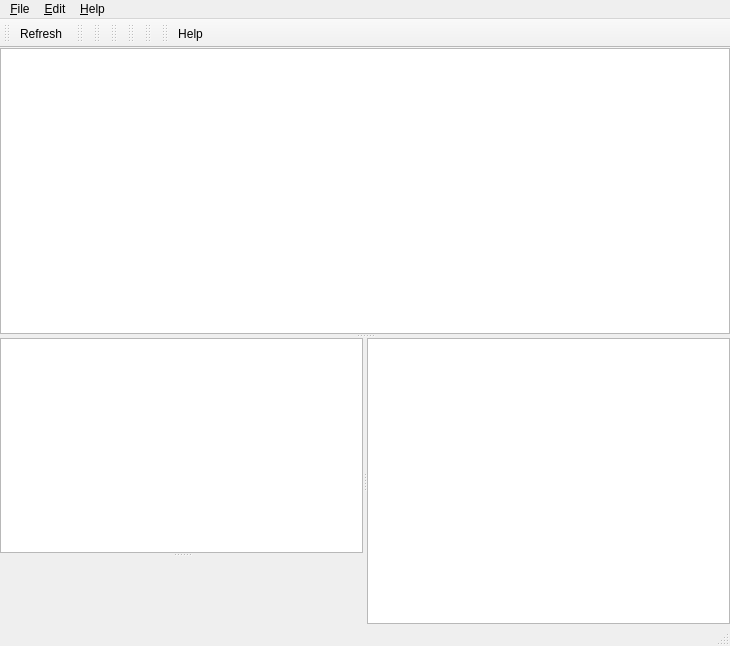
<?xml version="1.0" encoding="UTF-8"?>
<ui version="4.0">
 <class>MainWindow</class>
 <widget class="QMainWindow" name="MainWindow">
  <property name="geometry">
   <rect>
    <x>0</x>
    <y>0</y>
    <width>730</width>
    <height>646</height>
   </rect>
  </property>
  <property name="windowTitle">
   <string>hgview</string>
  </property>
  <widget class="QWidget" name="centralwidget">
   <layout class="QVBoxLayout" name="verticalLayout_3">
    <property name="spacing">
     <number>0</number>
    </property>
    <property name="margin">
     <number>0</number>
    </property>
    <item>
     <widget class="QSplitter" name="splitter_3">
      <property name="orientation">
       <enum>Qt::Vertical</enum>
      </property>
      <widget class="RevisionsTableView" name="tableView_revisions">
       <property name="frameShape">
        <enum>QFrame::StyledPanel</enum>
       </property>
      </widget>
      <widget class="QFrame" name="frame_maincontent">
       <property name="sizePolicy">
        <sizepolicy hsizetype="Preferred" vsizetype="Expanding">
         <horstretch>0</horstretch>
         <verstretch>0</verstretch>
        </sizepolicy>
       </property>
       <property name="frameShape">
        <enum>QFrame::NoFrame</enum>
       </property>
       <property name="frameShadow">
        <enum>QFrame::Plain</enum>
       </property>
       <layout class="QVBoxLayout" name="verticalLayout">
        <property name="margin">
         <number>0</number>
        </property>
        <item>
         <widget class="QSplitter" name="splitter_2">
          <property name="orientation">
           <enum>Qt::Horizontal</enum>
          </property>
          <widget class="QSplitter" name="splitter">
           <property name="orientation">
            <enum>Qt::Vertical</enum>
           </property>
           <widget class="RevisionDescriptionView" name="textview_header">
            <property name="sizePolicy">
             <sizepolicy hsizetype="Expanding" vsizetype="Preferred">
              <horstretch>0</horstretch>
              <verstretch>1</verstretch>
             </sizepolicy>
            </property>
           </widget>
           <widget class="HgFileView" name="textview_status" native="true">
            <property name="sizePolicy">
             <sizepolicy hsizetype="Expanding" vsizetype="Expanding">
              <horstretch>0</horstretch>
              <verstretch>2</verstretch>
             </sizepolicy>
            </property>
           </widget>
          </widget>
          <widget class="HgFileListView" name="tableView_filelist"/>
         </widget>
        </item>
       </layout>
      </widget>
     </widget>
    </item>
   </layout>
  </widget>
  <widget class="QMenuBar" name="menubar">
   <property name="geometry">
    <rect>
     <x>0</x>
     <y>0</y>
     <width>730</width>
     <height>26</height>
    </rect>
   </property>
   <widget class="QMenu" name="menuFile">
    <property name="title">
     <string>&amp;File</string>
    </property>
    <addaction name="actionOpen_repository"/>
    <addaction name="actionRefresh"/>
    <addaction name="separator"/>
    <addaction name="actionQuit"/>
   </widget>
   <widget class="QMenu" name="menuHelp">
    <property name="title">
     <string>&amp;Help</string>
    </property>
    <addaction name="actionAbout"/>
    <addaction name="actionHelp"/>
   </widget>
   <widget class="QMenu" name="menu_Edit">
    <property name="title">
     <string>&amp;Edit</string>
    </property>
   </widget>
   <addaction name="menuFile"/>
   <addaction name="menu_Edit"/>
   <addaction name="menuHelp"/>
  </widget>
  <widget class="QStatusBar" name="statusbar"/>
  <widget class="QToolBar" name="toolBar_file">
   <property name="windowTitle">
    <string>Window toolbar</string>
   </property>
   <attribute name="toolBarArea">
    <enum>TopToolBarArea</enum>
   </attribute>
   <attribute name="toolBarBreak">
    <bool>false</bool>
   </attribute>
   <addaction name="actionRefresh"/>
  </widget>
  <widget class="QToolBar" name="toolBar_quickopen">
   <property name="enabled">
    <bool>true</bool>
   </property>
   <property name="windowTitle">
    <string>QuickOpen toolbar</string>
   </property>
   <attribute name="toolBarArea">
    <enum>TopToolBarArea</enum>
   </attribute>
   <attribute name="toolBarBreak">
    <bool>false</bool>
   </attribute>
  </widget>
  <widget class="QToolBar" name="toolBar_edit">
   <property name="enabled">
    <bool>true</bool>
   </property>
   <property name="windowTitle">
    <string>Navigation toolbar</string>
   </property>
   <attribute name="toolBarArea">
    <enum>TopToolBarArea</enum>
   </attribute>
   <attribute name="toolBarBreak">
    <bool>false</bool>
   </attribute>
  </widget>
  <widget class="QToolBar" name="toolBar_treefilters">
   <property name="enabled">
    <bool>true</bool>
   </property>
   <property name="windowTitle">
    <string>Filter toolbar</string>
   </property>
   <attribute name="toolBarArea">
    <enum>TopToolBarArea</enum>
   </attribute>
   <attribute name="toolBarBreak">
    <bool>false</bool>
   </attribute>
  </widget>
  <widget class="QToolBar" name="toolBar_diff">
   <property name="windowTitle">
    <string>Diff toolbar</string>
   </property>
   <attribute name="toolBarArea">
    <enum>TopToolBarArea</enum>
   </attribute>
   <attribute name="toolBarBreak">
    <bool>false</bool>
   </attribute>
  </widget>
  <widget class="QToolBar" name="toolBar_rev">
   <property name="windowTitle">
    <string>Revision toolbar</string>
   </property>
   <attribute name="toolBarArea">
    <enum>TopToolBarArea</enum>
   </attribute>
   <attribute name="toolBarBreak">
    <bool>false</bool>
   </attribute>
  </widget>
  <widget class="QToolBar" name="toolBar_help">
   <property name="windowTitle">
    <string>Help toolbar</string>
   </property>
   <attribute name="toolBarArea">
    <enum>TopToolBarArea</enum>
   </attribute>
   <attribute name="toolBarBreak">
    <bool>false</bool>
   </attribute>
   <addaction name="actionHelp"/>
  </widget>
  <action name="actionOpen_repository">
   <property name="text">
    <string>&amp;Open repository</string>
   </property>
   <property name="shortcut">
    <string>Ctrl+O</string>
   </property>
  </action>
  <action name="actionRefresh">
   <property name="text">
    <string>&amp;Refresh</string>
   </property>
   <property name="shortcut">
    <string>Ctrl+R</string>
   </property>
  </action>
  <action name="actionQuit">
   <property name="text">
    <string>&amp;Quit</string>
   </property>
   <property name="toolTip">
    <string>Quit</string>
   </property>
   <property name="shortcut">
    <string>Ctrl+Q</string>
   </property>
  </action>
  <action name="actionAbout">
   <property name="text">
    <string>About</string>
   </property>
  </action>
  <action name="actionDisplayAllBranches">
   <property name="text">
    <string>displayAllBranches</string>
   </property>
  </action>
  <action name="actionHelp">
   <property name="text">
    <string>Help</string>
   </property>
  </action>
 </widget>
 <customwidgets>
  <customwidget>
   <class>RevisionsTableView</class>
   <extends>QTableView</extends>
   <header>revisions_table.h</header>
  </customwidget>
  <customwidget>
   <class>RevisionDescriptionView</class>
   <extends>QTextBrowser</extends>
   <header>revision_description.h</header>
  </customwidget>
  <customwidget>
   <class>HgFileListView</class>
   <extends>QTableView</extends>
   <header>hgfileview.h</header>
  </customwidget>
  <customwidget>
   <class>HgFileView</class>
   <extends>QWidget</extends>
   <header>hgfileview.h</header>
   <container>1</container>
  </customwidget>
 </customwidgets>
 <resources>
  <include location="hgqv.qrc"/>
 </resources>
 <connections/>
</ui>
